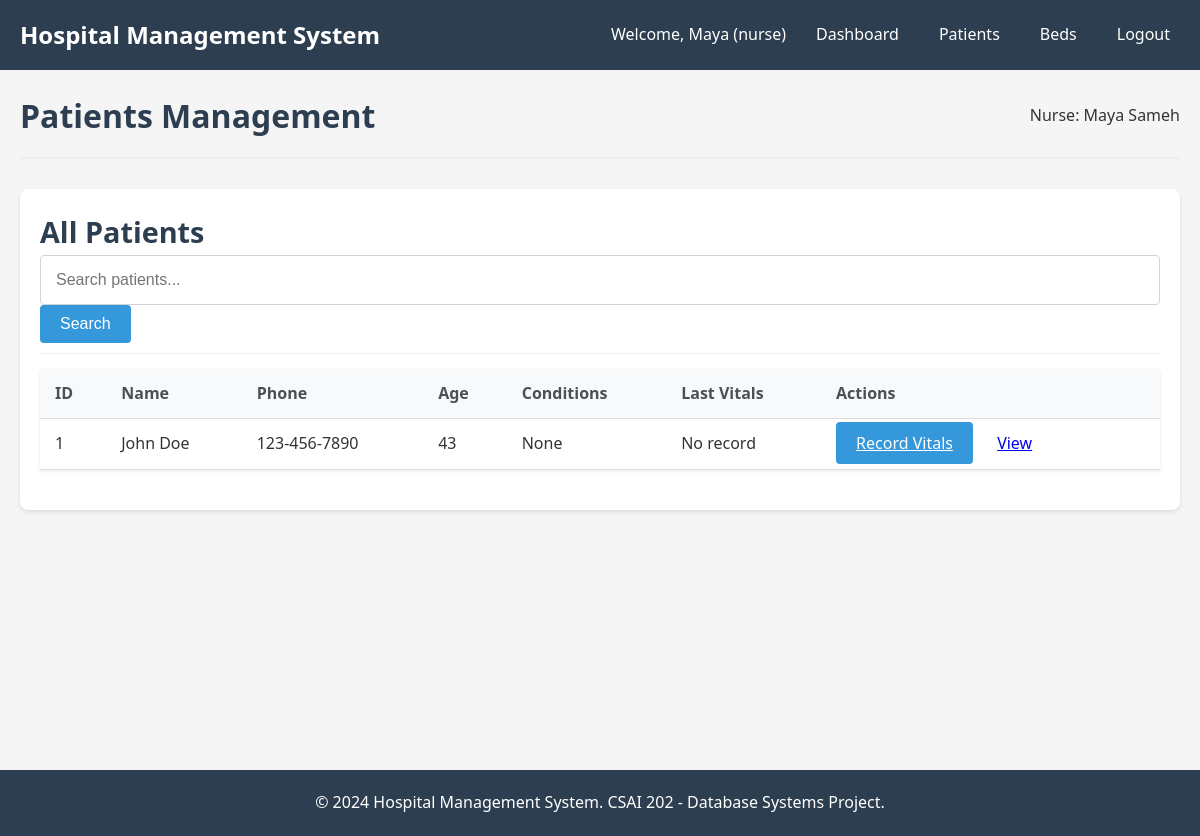
The page /nurse/patients (signed in) on the database its author committed.
### models/user.py (models this page shows, shortened)
class User(db.Model, UserMixin):
    __tablename__ = 'user_account'
    user_id = db.Column(db.Integer, primary_key=True)
    username = db.Column(db.String(50), unique=True, nullable=False)
    password = db.Column(db.String(200), nullable=False)
    role = db.Column(db.String(20), nullable=False)
    doctor = db.relationship('Doctor', backref='user', uselist=False)
    nurse = db.relationship('Nurse', backref='user', uselist=False)
    receptionist = db.relationship('Receptionist', backref='user', uselist=False)
    @property
    def is_admin(self):
        return self.role == 'admin'
    @property
    def is_doctor(self):
        return self.role == 'doctor'
    @property
    def is_nurse(self):
        return self.role == 'nurse'

### models/nurse.py (models this page shows)
class Nurse(db.Model):
    __tablename__ = 'nurse'
    nurse_id = db.Column(db.Integer, primary_key=True)
    name = db.Column(db.String(100), nullable=False)
    user_id = db.Column(db.Integer, db.ForeignKey('user_account.user_id'))
    record_updates = db.relationship('NurseUpdatesRecord', backref='nurse', lazy=True)

### models/patient.py (models this page shows)
class Patient(db.Model):
    __tablename__ = 'patient'
    patient_id = db.Column(db.Integer, primary_key=True)
    name = db.Column(db.String(100), nullable=False)
    phone = db.Column(db.String(20))
    date_of_birth = db.Column(db.Date)
    age = db.Column(db.Integer)
    previous_conditions = db.Column(db.Text)
    street = db.Column(db.String(100))
    city = db.Column(db.String(100))
    appointments = db.relationship('Appointment', backref='patient', lazy=True)
    medical_record = db.relationship('MedicalRecord', backref='patient', uselist=False)
    prescriptions = db.relationship('Prescription', backref='patient', lazy=True)
    lab_tests = db.relationship('LabTest', backref='patient', lazy=True)
    invoices = db.relationship('Invoice', backref='patient', lazy=True)

### controllers/nurse_controller.py (the view)
@nurse_bp.route('/patients')
@login_required
@nurse_required
def patients():
    nurse = Nurse.query.filter_by(user_id=current_user.user_id).first()
    patients = Patient.query.all()
    return render_template('nurse/patients.html', patients=patients, nurse=nurse)

### templates/nurse/patients.html (shortened to what this page needs)
{% extends "base.html" %}
{% block content %}
<div class="page-header">
    <h1>Patients Management</h1>
    <p>Nurse: {{ nurse.name }}</p>
</div>
<div class="card">
    <div class="card-header">
        <h2>All Patients</h2>
        <div class="search-box">
            <form method="GET" class="search-form">
                <input type="text" name="search" placeholder="Search patients..." class="form-control" value="{{ request.args.get('search', '') }}">
                <button type="submit" class="btn btn-primary">Search</button>
            </form>
        </div>
    </div>
    {% if patients %}
    <table class="table">
        <thead>
            <tr>
                <th>ID</th>
                <th>Name</th>
                <th>Phone</th>
                <th>Age</th>
                <th>Conditions</th>
                <th>Last Vitals</th>
                <th>Actions</th>
            </tr>
        </thead>
        <tbody>
            {% for patient in patients %}
            <tr>
                <td>{{ patient.patient_id }}</td>
                <td>{{ patient.name }}</td>
                <td>{{ patient.phone }}</td>
                <td>{{ patient.age }}</td>
                <td>{{ patient.previous_conditions[:30] if patient.previous_conditions else 'None' }}{% if patient.previous_conditions and patient.previous_conditions|length > 30 %}...{% endif %}</td>
                <td>
                    {% if patient.medical_record and patient.medical_record.nurse_updates %}
                        {{ patient.medical_record.nurse_updates[-1].date.strftime('%Y-%m-%d') if patient.medical_record.nurse_updates else 'No record' }}
                    {% else %}
                        No record
                    {% endif %}
                </td>
                <td>
                    <a href="{{ url_for('nurse.patient_vitals', patient_id=patient.patient_id) }}" class="btn btn-primary btn-sm">Record Vitals</a>
                    <a href="{{ url_for('patient.view_patient', patient_id=patient.patient_id) }}" class="btn btn-info btn-sm">View</a>
                </td>
            </tr>
            {% endfor %}
        </tbody>
    </table>
    {% else %}
    <div class="empty-state">
        <p>No patients found.</p>
    </div>
    {% endif %}
</div>
{% endblock %}

### templates/base.html (shortened to what this page needs)
<!DOCTYPE html>
<html lang="en">
<head>
    <link rel="stylesheet" href="{{ url_for('static', filename='css/style.css') }}">
    <link rel="stylesheet" href="{{ url_for('static', filename='css/dashboard.css') }}">
    <link rel="stylesheet" href="{{ url_for('static', filename='css/forms.css') }}">
</head>
<body>
    <div class="header">
        <div class="navbar">
            <a href="{{ url_for('index') }}" class="logo">Hospital Management System</a>
            <ul class="nav-links">
                {% if current_user.is_authenticated %}
                    <li>Welcome, {{ current_user.username }} ({{ current_user.role }})</li>
                    <li><a href="{{ url_for('index') }}">Dashboard</a></li>
                    {% if current_user.is_admin %}
                        <li><a href="{{ url_for('admin.users') }}">Users</a></li>
                        <li><a href="{{ url_for('admin.reports') }}">Reports</a></li>
                    {% elif current_user.is_doctor %}
                        <li><a href="{{ url_for('doctor.appointments') }}">Appointments</a></li>
                        <li><a href="{{ url_for('doctor.patients') }}">Patients</a></li>
                    {% elif current_user.is_nurse %}
                        <li><a href="{{ url_for('nurse.patients') }}">Patients</a></li>
                        <li><a href="{{ url_for('nurse.beds') }}">Beds</a></li>
                    {% elif current_user.is_receptionist %}
                        <li><a href="{{ url_for('receptionist.appointments') }}">Appointments</a></li>
                        <li><a href="{{ url_for('receptionist.billing') }}">Billing</a></li>
                    {% endif %}
                    <li><a href="{{ url_for('auth.logout') }}">Logout</a></li>
                {% else %}
                    <li><a href="{{ url_for('auth.login') }}">Login</a></li>
                {% endif %}
            </ul>
        </div>
    </div>
    <div class="container">
        <div class="content">
            {% block content %}{% endblock %}
        </div>
    </div>
    <footer class="footer">
        <p>&copy; 2024 Hospital Management System. CSAI 202 - Database Systems Project.</p>
    </footer>
</body>
</html>

### static/css/style.css (style rules this page uses)
* { margin: 0; padding: 0; box-sizing: border-box; }
body { font-family: 'Segoe UI', Tahoma, Geneva, Verdana, sans-serif; background-color: #f5f5f5; color: #333; line-height: 1.6; }
.container { width: 100%; max-width: 1200px; margin: 0 auto; padding: 20px; min-height: calc(100vh - 140px); }
.header { background-color: #2c3e50; color: white; padding: 1rem 0; }
.navbar { display: flex; justify-content: space-between; align-items: center; padding: 0 20px; }
.logo { font-size: 1.5rem; font-weight: bold; color: white; text-decoration: none; }
.nav-links { display: flex; list-style: none; gap: 20px; align-items: center; }
.nav-links li { color: white; }
.nav-links a { color: white; text-decoration: none; padding: 5px 10px; border-radius: 4px; transition: background-color 0.3s; }
.form-control { width: 100%; padding: 10px; border: 1px solid #ddd; border-radius: 4px; font-size: 16px; }
.btn { padding: 10px 20px; border: none; border-radius: 4px; font-size: 16px; cursor: pointer; transition: background-color 0.3s; }
.btn-primary { background-color: #3498db; color: white; }
.table { width: 100%; border-collapse: collapse; margin-bottom: 20px; background: white; box-shadow: 0 1px 3px rgba(0,0,0,0.1); }
.table th, .table td { padding: 12px 15px; text-align: left; border-bottom: 1px solid #ddd; }
.table th { background-color: #f8f9fa; font-weight: 600; color: #495057; }
.card { background: white; border-radius: 8px; padding: 20px; margin-bottom: 20px; box-shadow: 0 2px 4px rgba(0,0,0,0.1); }
.card-header { border-bottom: 1px solid #eee; padding-bottom: 10px; margin-bottom: 15px; font-size: 1.2rem; font-weight: 600; color: #2c3e50; }
.footer { background-color: #2c3e50; color: white; text-align: center; padding: 20px; margin-top: 40px; }

### static/css/dashboard.css (style rules this page uses)
.page-header { display: flex; justify-content: space-between; align-items: center; margin-bottom: 30px; padding-bottom: 15px; border-bottom: 2px solid #eee; }
.page-header h1 { color: #2c3e50; margin: 0; }

### static/css/forms.css (style rules this page uses)
.form-control { width: 100%; padding: 12px 15px; font-size: 16px; line-height: 1.5; color: #495057; background-color: #fff; border: 1px solid #ced4da; border-radius: 4px; transition: border-color 0.15s ease-in-out, box-shadow 0.15s ease-in-out; }

### rows shown on the page
User: username "Maya", role "nurse"
Nurse: name "Maya Sameh"
Patient: patient_id "1", name "John Doe", phone "123-456-7890", age "43", previous_conditions "None"
